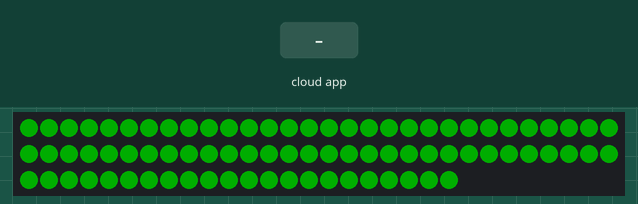
Bench run of a sketch on a simulated ESP8266 (NodeMCU). On the bench: 82 RGB LEDs in strip order, left to right, continuing on the next row. Inputs (shaded band) come from the test bench. Dim RGB values are drawn brighter than linear; random numbers use the default seed unless the sketch sets one.

Above: at 1.6 s.
1.7 s: the phone or cloud app sets blue to 0
At 3.4 s:
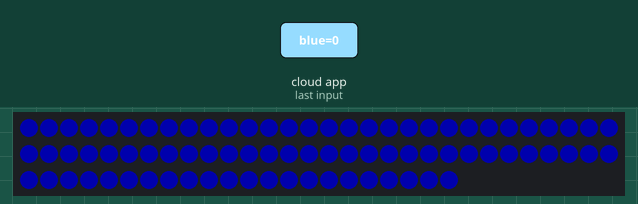
4.0 s: the phone or cloud app sets green to 0
At 5.8 s:
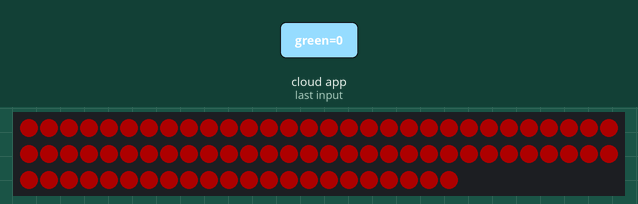
6.1 s: the phone or cloud app sets indigo to 0
At 7.4 s:
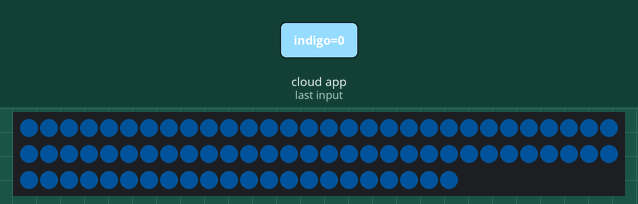
8.2 s: the phone or cloud app sets less-brightness to 0
9.9 s: the phone or cloud app sets more-brightness to 0
11.5 s: the phone or cloud app sets orange to 0
At 13.1 s:
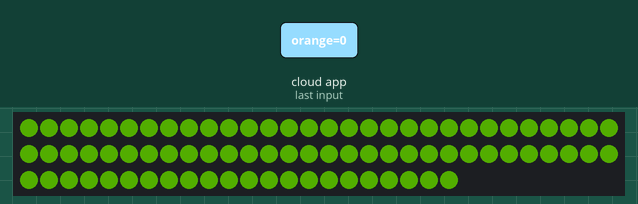
Timing chart, 0 to 14.4 s (numbered marks = the images above; inputs shaded):
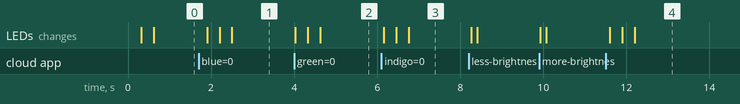

The sketch:

arduino-rgb-led-apa102-esp8266.ino
```cpp
#include <SPI.h>
#include <ESP8266WiFi.h>
#include <ESP8266HTTPClient.h>
#include <ThingerESP8266.h>
#include "rainbow.h"

//Thinger.io
#define USERNAME "************"
#define DEVICE_ID "************"
#define DEVICE_CREDENTIAL "************"
ThingerESP8266 thing(USERNAME, DEVICE_ID, DEVICE_CREDENTIAL);

#define SSID "*******************"
#define SSID_PASSWORD "*******************"
#define serialRate 115200       // use 115200 for ftdi based boards
#define COLOR_IN_MILLIS 7200000 //1800000 = 30min

//Global Vars

Rainbow rainbow;

char ledsState = 1;
void switchLeds(char state)
{
     ledsState = state;

     if (state == 0)
     {
          RGB color;
          color.R = 0;
          color.G = 0;
          color.B = 0;
          manageColorRGB(color);
     }
}

void setup()
{
     Serial.begin(serialRate);
     randomSeed(analogRead(0));
     strip.begin();
     strip.show();

     thing.add_wifi(SSID, SSID_PASSWORD);

     thing["color"] >> [](pson &out) {
          char colorHex[10];
          sprintf(colorHex, "%X", color.getRGB());
          out = String(colorHex);
     };

     thing["brightness"] >> [](pson &out) {
          out = brightness;
     };

     thing["hours"] >> [](pson &out) {
          out = millis() / float(1000 * 60 * 60);
     };
     thing["millis"] >> [](pson &out) {
          out = millis();
     };
     thing["red"] << [](pson &in) {
          manageColorIndex(0, in);
     };
     thing["orange"] << [](pson &in) {
          manageColorIndex(1, in);
     };
     thing["yellow"] << [](pson &in) {
          manageColorIndex(2, in);
     };
     thing["green"] << [](pson &in) {
          manageColorIndex(3, in);
     };
     thing["blue"] << [](pson &in) {
          manageColorIndex(4, in);
     };
     thing["indigo"] << [](pson &in) {
          manageColorIndex(5, in);
     };
     thing["violet"] << [](pson &in) {
          manageColorIndex(6, in);
     };
     thing["rainbow"] << [](pson &in) {
          if (!in.is_empty())
          {
               rainbow.changeRainbowColor();
          };
     };
     thing["switch-on"] << [](pson &in) {
          if (!in.is_empty())
          {
               switchLeds(1);
               rainbow.changeRainbowColor();
          };
     };

     thing["switch-off"] << [](pson &in) {
          if (!in.is_empty())
          {
               switchLeds(0);
          };
     };
     thing["switch"] << [](pson &in) {
          if (!in.is_empty())
          {
               switchLeds(!ledsState);
          };
     };

     thing["more-brightness"] << [](pson &in) {
          if (!in.is_empty())
          {
               moreBrightness();
          }
     };
     thing["less-brightness"] << [](pson &in) {
          if (!in.is_empty())
          {
               lessBrightness();
          }
     };

     thing["command"] << [](pson &request) {
          if (!request.is_empty())
          {
               String setScene = request["setScene"];
               String powerState = request["powerState"];
               String endpointId = request["endpointId"];
               int percentageState = request["brightness"];
               HSL hsl;
               hsl.H = request["color"]["hue"];
               hsl.S = request["color"]["saturation"];
               hsl.L = request["color"]["brightness"];
               hsl.L = hsl.L * 0.5;

               if (endpointId == "a2-light-v3-lamparita")
               {
                    if (powerState == "ON")
                    {
                         switchSonoff(1);
                    }
                    else if (powerState == "OFF")
                    {
                         switchSonoff(0);
                    }
               }
               else
               {
                    if (powerState == "OFF")
                    {
                         switchLeds(0);
                    }
                    else
                    {
                         switchLeds(1);
                         if (percentageState > 0)
                         {
                              manageBrightness(percentageState);
                         }
                         //Scenes
                         if (setScene == "Activate") //set scene color
                         {
                              rainbow.index = random(0, rainbow.size);
                              rainbow.changeRainbowColor();
                         }
                         else if (setScene == "SetColor") //set static color
                         {
                              if (hsl.L > 0)
                              {
                                   manageColorHSL(hsl);
                              }
                         }
                    }
               }
          };
     };
}

void loop()
{

     if (millis() > nextPeriod)
     {
          rainbow.changeRainbowColor();
     }

     thing.handle();

     delay(NEXT_PERIOD < 250 ? NEXT_PERIOD : 250);
}
```

brightness.ino
```cpp
void manageBrightness(int target)
{

     target = target > 100 ? 100 : target;
     target = target < 2 ? 2 : target;
     int diff = brightness > target ? -1 : 1;
     for (int i = brightness + diff; brightness != target; i += diff)
     {
          brightness = i;
          setLedColor(color);
          delay(10);
     }
}

void moreBrightness()
{
     manageBrightness(brightness < 10 ? brightness + 2 : brightness + 10);
}
void lessBrightness()
{
     manageBrightness(brightness <= 10 ? brightness - 2 : brightness - 10);
}
```

color.h
```cpp
#ifndef __COLOR_H_
#define __COLOR_H_

struct hsl
{
     int H = 0;
     float S = 0;
     float L = 0;
};
typedef struct hsl HSL;

struct rgb
{
     unsigned char R;
     unsigned char G;
     unsigned char B;

     void loadHEX(uint32_t color)
     {

          this->R = (color & 0xFF0000) >> 16;
          this->G = (color & 0x00FF00) >> 8;
          this->B = (color & 0x00FF);
     }

     uint32_t getGRB() const
     {
          return (this->R << 8) + (this->G << 16) + this->B;
     }
     uint32_t getRGB() const
     {
          return (this->R << 16) + (this->G << 8) + this->B;
     }

     void print() const
     {
          Serial.println(this->getRGB(), HEX);
     }

     static float Min(float a, float b)
     {
          return a <= b ? a : b;
     }

     static float Max(float a, float b)
     {
          return a >= b ? a : b;
     }

     struct hsl toHSL()
     {
          HSL hsl;

          float r = (this->R / 255.0f);
          float g = (this->G / 255.0f);
          float b = (this->B / 255.0f);

          float min = Min(Min(r, g), b);
          float max = Max(Max(r, g), b);
          float delta = max - min;

          hsl.L = (max + min) / 2;

          if (delta == 0)
          {
               hsl.H = 0;
               hsl.S = 0.0f;
          }
          else
          {
               hsl.S = (hsl.L <= 0.5) ? (delta / (max + min)) : (delta / (2 - max - min));

               float hue;

               if (r == max)
               {
                    hue = ((g - b) / 6) / delta;
               }
               else if (g == max)
               {
                    hue = (1.0f / 3) + ((b - r) / 6) / delta;
               }
               else
               {
                    hue = (2.0f / 3) + ((r - g) / 6) / delta;
               }

               if (hue < 0)
                    hue += 1;
               if (hue > 1)
                    hue -= 1;

               hsl.H = (int)(hue * 360);
          }

          return hsl;
     }

     static float HueToRGB(float v1, float v2, float vH)
     {
          if (vH < 0)
               vH += 1;

          if (vH > 1)
               vH -= 1;

          if ((6 * vH) < 1)
               return (v1 + (v2 - v1) * 6 * vH);

          if ((2 * vH) < 1)
               return v2;

          if ((3 * vH) < 2)
               return (v1 + (v2 - v1) * ((2.0f / 3) - vH) * 6);

          return v1;
     }

     void loadFromHSL(HSL hsl)
     {
          unsigned char r = 0;
          unsigned char g = 0;
          unsigned char b = 0;

          if (hsl.S == 0)
          {
               r = g = b = (unsigned char)(hsl.L * 255);
          }
          else
          {
               float v1, v2;
               float hue = (float)hsl.H / 360;

               v2 = (hsl.L < 0.5) ? (hsl.L * (1 + hsl.S)) : ((hsl.L + hsl.S) - (hsl.L * hsl.S));
               v1 = 2 * hsl.L - v2;

               r = (unsigned char)(255 * HueToRGB(v1, v2, hue + (1.0f / 3)));
               g = (unsigned char)(255 * HueToRGB(v1, v2, hue));
               b = (unsigned char)(255 * HueToRGB(v1, v2, hue - (1.0f / 3)));
          }
          this->R = r;
          this->G = g;
          this->B = b;
     }
};
typedef struct rgb RGB;

#endif
```

colors.ino
```cpp
void manageColorIndex(unsigned char _colorIndex, pson &in)

{
     if (!in.is_empty())
     {
          RGB targetColor;
          targetColor.loadHEX(rainbow.colors[_colorIndex]);
          manageColorRGB(targetColor);
     }
}

void manageColorRGB(RGB targetColor)
{
     _manageColorRGB(color,targetColor);
     nextPeriod = millis() + COLOR_IN_MILLIS;

}

void manageColorHSL(HSL hsl)
{
     RGB theColor;
     theColor.loadFromHSL(hsl);
     manageColorRGB(theColor);
}
```

rainbow.h
```cpp
#include "color.h"
#include "utils.h"

#define RAINBOW_CHANGE_STEPS 50
#define NEXT_PERIOD 5000 //5000

struct rainbow
{
     unsigned char stepIndex = 0;
     uint32_t colors[7] = {0xff0000, 0xff7f00, 0xffff00, 0x00ff00, 0x0000ff, 0x4b0082, 0x9400d3};
     const unsigned char size = (sizeof(this->colors) / sizeof(*this->colors));
     unsigned char index = random(0, this->size);

     RGB getRainbowStepColor()
     {
          RGB nowColor;
          nowColor.loadHEX(this->colors[this->index]);
          unsigned char nextIndex = (this->index + 1) % this->size;

          RGB nextColor;
          nextColor.loadHEX(this->colors[nextIndex]);

          RGB stepColor = getGradientColor(nowColor, nextColor, this->stepIndex / (float)RAINBOW_CHANGE_STEPS);

          return stepColor;
     }

     void changeRainbowColor()
     {
          unsigned char nextIndex = (this->index + 1) % this->size;
          _manageColorRGB(color,getRainbowStepColor());
          nextPeriod = millis() + NEXT_PERIOD;

          this->stepIndex = (this->stepIndex + 1) % (RAINBOW_CHANGE_STEPS + 1);
          if (this->stepIndex == 0)
          {
               this->index = nextIndex;
          }
     }
};
typedef struct rainbow Rainbow;
```

sonoff.ino
```cpp
int getSonoffState()
{
     HTTPClient http;
     http.begin("http://<user>:<pass>@<host>/ay");
     int httpCode = http.GET();
     String payload = http.getString(); //Get the request response payload
     http.end();                        //Close connection
     int state = 0;
     if (payload.indexOf("ON") >= 0)
     {
          state = 1;
     }
     return state;
}

void _switchSonoff()
{
     HTTPClient http;
     http.begin("http://<user>:<pass>@<host>/ay?o=1");
     int httpCode = http.GET();
     http.end();
}

void switchSonoff(int state)
{
     int lampState = getSonoffState();
     if ((lampState == 1 && state == 0) || (lampState == 0 && state == 1))
     {
          _switchSonoff();
     }
}
```

utils.h
```cpp
#include "color.h"

#include <Adafruit_DotStar.h>

#define NUMPIXELS 82
#define DATAPIN D6
#define CLOCKPIN D8
#define CHANGE_STEPS 40

RGB color;
unsigned long int nextPeriod = 0;
int brightness = 20;

Adafruit_DotStar strip = Adafruit_DotStar(NUMPIXELS, DATAPIN, CLOCKPIN);

RGB getGradientColor(RGB from_color, RGB to_color, float percentage)
{

     unsigned char froms[3] = {from_color.R, from_color.G, from_color.B};
     unsigned char tos[3] = {to_color.R, to_color.G, to_color.B};
     unsigned char res[3];

     for (unsigned char i = 0; i < 3; ++i)
     {
          int diff = froms[i] - tos[i];
          res[i] = froms[i] - (percentage * diff);
     }
     RGB color;
     color.R = res[0];
     color.G = res[1];
     color.B = res[2];
     return color;
}

void setLedColor(RGB _color)
{
     color = _color;
     HSL hsl = _color.toHSL();
     hsl.L = hsl.L * float(brightness) / 100;
     _color.loadFromHSL(hsl);
     uint32_t colorGRB = _color.getGRB();
     for (int i = 0; i < NUMPIXELS; ++i)
     {
          strip.setPixelColor(i, colorGRB);
     }
     strip.show();
}

void _manageColorRGB(RGB _fromColor, RGB targetColor)
{
     RGB fromColor;
     fromColor.R = _fromColor.R;
     fromColor.G = _fromColor.G;
     fromColor.B = _fromColor.B;

     for (unsigned char i = 0; i <= CHANGE_STEPS; ++i)
     {
          RGB stepColor = getGradientColor(fromColor, targetColor, float(i) / CHANGE_STEPS);
          setLedColor(stepColor);
          delay(10);
     }
}
```
